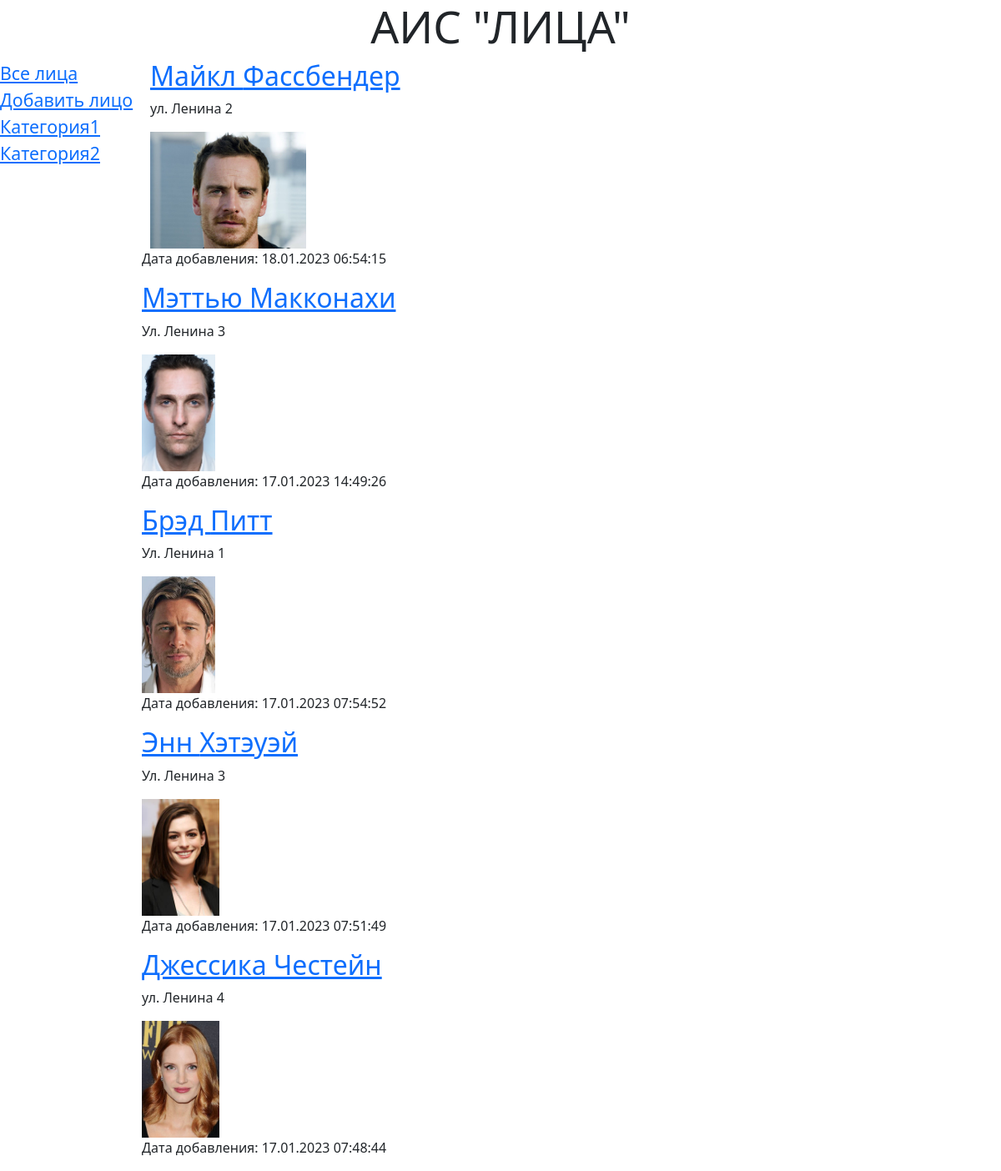
/bboard/, run on the app's committed database.
### bboard/models.py (models this page shows, shortened)
class Rubric(models.Model):
    name = models.CharField(verbose_name='Название', db_index = True, max_length=20)
    class Meta:
        verbose_name = 'Категория'
        verbose_name_plural = 'Категории'
        ordering = ['name']

class Bb(models.Model):
    title = models.CharField(max_length=50, verbose_name='Фамилия')
    firstname = models.CharField(max_length=50, verbose_name='Имя', null=True)
    midname = models.CharField(max_length=50, verbose_name='Отчество', null=True, blank=True)
    content = models.TextField(null=True, blank=True, verbose_name='Комментарий')
    published = models.DateTimeField(auto_now_add=True, db_index=True, verbose_name='Дата добавления')
    rubric = models.ForeignKey('Rubric', null = True, on_delete=models.PROTECT, verbose_name='Категория')
    image = models.ImageField(blank=True, upload_to=get_timestamp_path, verbose_name='Фото', null=True)
    class Kinds(models.TextChoices):
        MAN = 'm', 'М'
        WOMAN = 'w', 'Ж'
        __empty__ = 'Выберите пол'
    kind = models.CharField(null=True, max_length=1, choices=Kinds.choices, default=Kinds.MAN, verbose_name='Пол')
    class Meta:
        verbose_name = 'Лицо'
        verbose_name_plural = 'Лица'
        ordering = ['-published']

### bboard/views.py (the view)
# urls.py: path('', index, name='index'),
def index(request):
    bbs = Bb.objects.order_by('-published')
    rubrics = Rubric.objects.all()
    return render(request, 'bboard/index.html', {'bbs': bbs, 'rubrics': rubrics})

### bboard/templates/bboard/index.html
{% extends "layout/basic.html"%}
{% load thumbnail %}
{% load bootstrap5 %}
{% block content %}
    {% for bb in bbs %}
    <div>
        <h2><a href="{% url 'detail' bb.rubric.id bb.pk %}">{{ bb.firstname }} {{ bb.title }}</a></h2>
        <p>{{ bb.content }}</p>
        {% if bb.image %}
        <img class="mr-3" src="{{ bb.image.url }}">
        {% endif %}
        <p>Дата добавления: {{ bb.published | date:"d.m.Y H:i:s" }}</p>
    </div>
    {% endfor %}
{% endblock %}

### bboard/templates/layout/basic.html (shortened to what this page needs)
{% load static %}
{% load thumbnail %}
{% load bootstrap5 %}
<!DOCTYPE HTML>
<html>
    <head>
        <link rel="stylesheet" type="text/css" href="{% static 'bboard/style.css' %}">
        {% bootstrap_css %}
    </head>
    <body>
        <header>
            <h1>АИС "Лица"</h1>
        </header>
        <nav>
            <a href="{% url 'index' %}">Все лица</a>
            <a href="{% url 'add'%}">Добавить лицо</a>
            {% for rubric in rubrics %}
            <a href="{% url 'by_rubric' rubric.id %}">{{ rubric.name }}</a>
            {% endfor %}
        </nav>
        <section>
            {% block content %}
            {% endblock %}
        </section>
    </body>
</html>

### bboard/static/bboard/style.css (style rules this page uses)
header h1 { font-size : 40pt ; text-transform: uppercase ; text-align : center ; }
nav { font-size : 16pt ; width : 180px ; float : left ; }
nav a { display : block; margin : 1Opx 0px ; }
section { margin-left : 170px ; }
.mr-3 { height: 140px; }

### data on the page
Rubric: name "Категория1"
Rubric: name "Категория2"
Bb: firstname "Майкл", title "Фассбендер", content "ул. Ленина 2", image (picture), published "18.01.2023 06:54:15"
Bb: firstname "Мэттью", title "Макконахи", content "Ул. Ленина 3", image (picture), published "17.01.2023 14:49:26"
Bb: firstname "Брэд", title "Питт", content "Ул. Ленина 1", image (picture), published "17.01.2023 07:54:52"
Bb: firstname "Энн", title "Хэтэуэй", content "Ул. Ленина 3", image (picture), published "17.01.2023 07:51:49"
Bb: firstname "Джессика", title "Честейн", content "ул. Ленина 4", image (picture), published "17.01.2023 07:48:44"
